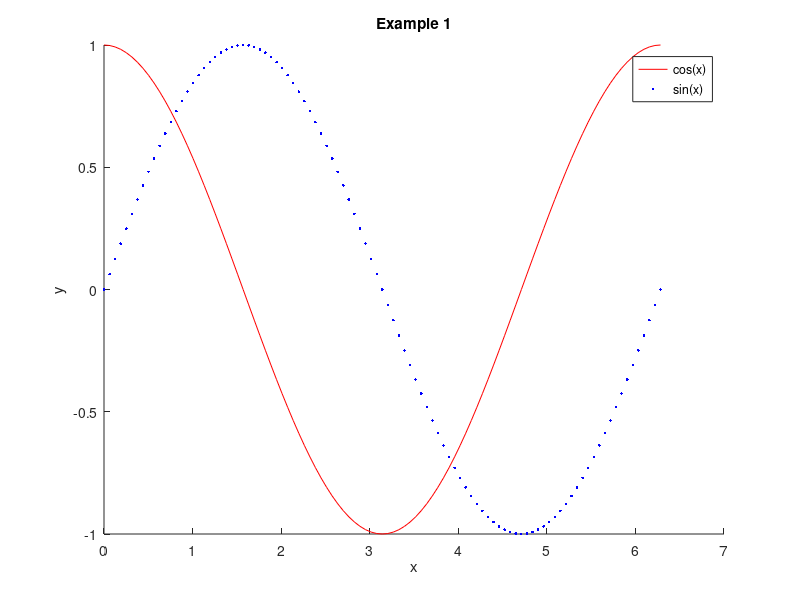
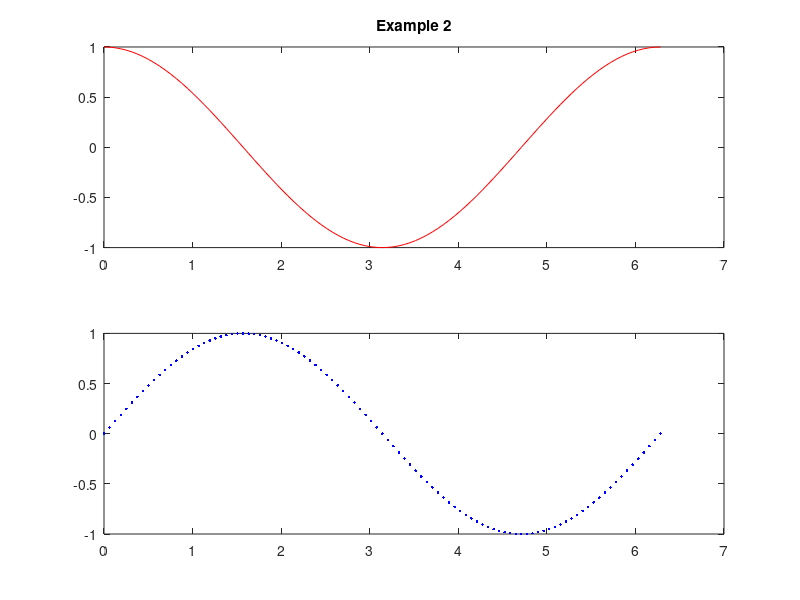
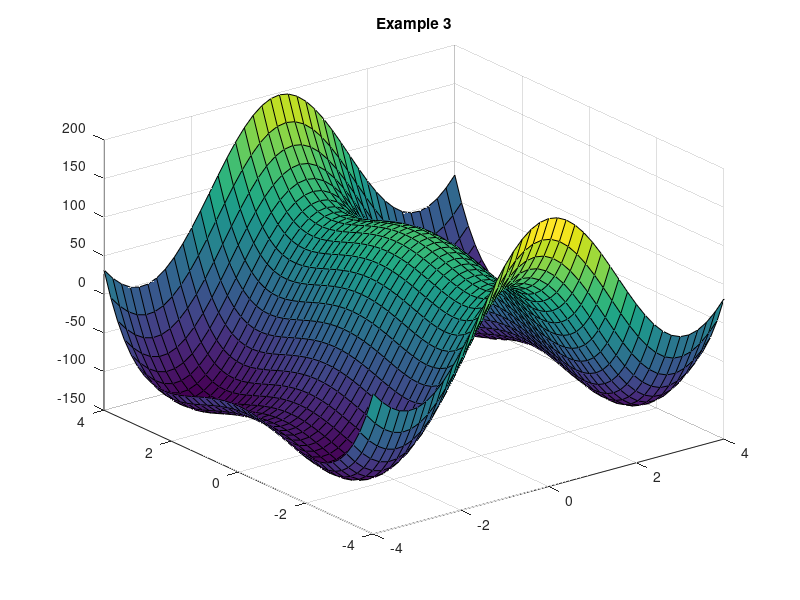

These figures' MATLAB source, in order:
                                                                                 % import numpy as np
                                                                                 % import matplotlib.pyplot as plt
                                                                                 % 
%=============================================================================   % #=============================================================================
% Basic linear algebra operations                                                % # Basic linear algebra operations
%=============================================================================   % #=============================================================================
                                                                                 % 
% Defining matrices                                                              % # Defining matrices
                                                                                 % 
A = rand(3, 2); % 3x2 random matrix                                              % A = np.random.rand(3, 2) # 3x2 random matrix
disp("A =");                                                                     % print("A =\n" + str(A))
disp(A);                                                                         % 
                                                                                 % 
B = [4, -3, 1; 9, 3, 2; -1, 0, 6]; % 3x3 matrix defined elementwise              % B = np.array([[4, -3, 1], [9, 3, 2], [-1, 0, 6]]) # 3x3 mat def elementwise
disp("\nB =");                                                                   % print("\nB =\n" + str(B))
disp(B);                                                                         % 
                                                                                 % 
C = eye(2); % 2x2 identity matrix                                                % C = np.eye(2) # 2x2 identity matrix
disp("\nC =");                                                                   % print("\nC =\n" + str(C))
disp(C);                                                                         % 
                                                                                 % 
D = zeros(3, 3); % 3x3 matrix filled using a loop                                % D = np.zeros((3, 3)) # 3x3 matrix filled using a loop
for i = 1:3                                                                      % for i in range(3):
    for j = 1:3                                                                  %     for j in range(3):
        D(i,j) = 3*(i-1) + j; % Note that MATLAB indices begin at 1              %         D[i][j] = 3*i + j + 1 # Note that Python indices begin at 0
    end                                                                          % print("\nD =\n" + str(D))
end                                                                              % 
disp("\nD =");                                                                   % 
disp(D);                                                                         % 
                                                                                 % 
E = [A B; C A']; % 5x5 matrix defined as a block matrix                          % E = np.block([[A, B], [C, A.T]]) # 5x5 matrix defined as a block matrix
disp("\nE =");                                                                   % print("\nE =\n" + str(E))
disp(E);                                                                         % 
                                                                                 % 
% Basic matrix operations                                                        % # Basic matrix operations
                                                                                 % 
disp("\ndet(B) =");                                                              % print("\ndet(B) =")
disp(det(B)); % Matrix determinant                                               % print(np.linalg.det(B)) # Matrix determinant
                                                                                 % 
disp("\ninv(B) =");                                                              % print("\ninv(B) =")
disp(inv(B)); % Matrix inverse                                                   % print(np.linalg.inv(B)) # Matrix inverse
                                                                                 % 
disp("\nB' =");                                                                  % print("\nB' =")
disp(B'); % Matrix transpose                                                     % print(B.T) # Matrix transpose
                                                                                 % 
disp("\n3B =");                                                                  % print("\n3B =")
disp(3*B); % Scalar multiplication                                               % print(3*B) # Scalar multiplication
                                                                                 % 
disp("\nBD =");                                                                  % print("\nBD =")
disp(B*D); % Matrix-matrix product                                               % print(B@D) # Matrix-matrix product
                                                                                 % 
disp("\nB.D =");                                                                 % print("\nB.D =")
disp(B.*D); % Elementwise matrix-matrix product                                  % print(B*D) # Elementwise matrix-matrix product
                                                                                 % 
% Defining vectors                                                               % # Defining vectors
                                                                                 % 
% Note that vectors in MATLAB are just matrices for which one dimension is 1,    % # Note that NumPy does not distinguish between column and row vectors, so
% so all matrix functions work with vectors.                                     % # anything that specifically requires a column or row vector requires
                                                                                 % # first converting the vector into a 2D array.
                                                                                 % 
u = rand(3, 1); % 3x1 random vector                                              % u = np.random.rand(3) # Length 3 random vector
disp("\nu =");                                                                   % print("\nu =\n" + str(u))
disp(u);                                                                         % 
                                                                                 % 
v = [3; -4; 8; 0; -1; 2]; % 6x1 vector defined elementwise                       % v = np.array([3, -4, 8, 0, -1, 2]) # Length 6 vector defined elementwise
disp("\nv =");                                                                   % print("\nv =\n" + str(v))
disp(v);                                                                         % 
                                                                                 % 
w = zeros(5, 1); % Redefining a range of vector values                           % w = np.zeros(5) # Redefining a range of vector values
w(2:4) = 1;                                                                      % w[1:4] = 1
disp("\nw =");                                                                   % print("\nw =\n" + str(w))
disp(w);                                                                         % 
                                                                                 % 
x = linspace(0, 2*pi, 101); % Row vector of equally-spaced values on [0,2pi]     % x = np.linspace(0, 2*np.pi, 101) # Vector of equally-spaced values on [0,2pi]
disp("\nx =");                                                                   % print("\nx =\n" + str(x[:11]) + "\n...\n" + str(x[-10:]))
disp(x(1:10));                                                                   % 
disp("...");                                                                     % 
disp(x(end-10:end));                                                             % 
                                                                                 % 
y = (10:-2:0)'; % Column vector of values defined by a range                     % y = np.array([i for i in range(10, -2, -2)]) # Values defined by a range
disp("\ny =");                                                                   % print("\ny =\n" + str(y))
disp(y);                                                                         % 
                                                                                 % 
% Basic vector operations                                                        % # Basic vector operations
                                                                                 % 
disp("\n2v =");                                                                  % print("\n2v =")
disp(2*v); % Scalar multiplication                                               % print(2*v) # Scalar multiplication
                                                                                 % 
disp("\nv'y =");                                                                 % print("\nv'y =")
disp(v'*y); % Inner product                                                      % print(np.inner(v, y)) # Inner product
                                                                                 % 
disp("\nvy' =");                                                                 % print("\nvy' =")
disp(v*y'); % Outer product                                                      % print(np.outer(v, y)) # Outer product
                                                                                 % 
disp("\nv.y =");                                                                 % print("\nv.y =")
disp(v.*y); % Elementwise vector-vector product                                  % print(v*y) # Elementwise vector-vector product
                                                                                 % 
disp("\nmin(v) =");                                                              % print("\nmin(v) =")
disp(min(v)); % Minimum value                                                    % print(min(v)) # Minimum value
                                                                                 % 
disp("\nmax(v) =");                                                              % print("\nmax(v) =")
disp(max(v)); % Maximum value                                                    % print(max(v)) # Maximum value
                                                                                 % 
disp("\nmean(v) =");                                                             % print("\nmean(v) =")
disp(mean(v)); % Average value                                                   % print(np.mean(v)) # Average value
                                                                                 % 
disp("\n||v||_2 =");                                                             % print("\n||v||_2 =")
disp(norm(v)); % Euclidean norm                                                  % print(np.linalg.norm(v)) # Euclidean norm
                                                                                 % 
disp("\n||v||_1 =");                                                             % print("\n||v||_1 =")
disp(norm(v, 1)); % Taxicab norm                                                 % print(np.linalg.norm(v, 1)) # Taxicab norm
                                                                                 % 
disp("\n||v||_inf =");                                                           % print("\n||v||_inf =")
disp(norm(v, Inf)); % Chebyshev norm                                             % print(np.linalg.norm(v, np.inf)) # Chebyshev norm
                                                                                 % 
% Eigenvalues                                                                    % # Eigenvalues
                                                                                 % 
% Note that MATLAB's eig() function can return either a vector of eigenvalues    % # Note that NumPy's eig() function always returns two arrays: A 2D array of
% or matrices of eigenvalues and eigenvectors depending on whether the output    % # eigenvectors, and a 1D array of eigenvalues, respectively. The separate
% is assigned to a single variable or a vector of two variables.                 % # eigvals() function returns only the eigenvalues.
                                                                                 % 
ew = eig(B); % Vector of eigenvalues                                             % ew = np.linalg.eigvals(B) # Vector of eigenvalues
disp("\nEigenvalues of B:");                                                     % print("\nEigenvalues of B:\n" + str(ew))
disp(ew);                                                                        % 
                                                                                 % 
[ev, ew] = eig(B); % Matrices of eigenvalues and eigenvectors                    % ew, ev = np.linalg.eig(B) # Matrices of eigenvalues and eigenvectors
disp("\nEigenvectors of B:");                                                    % print("\nEigenvectors of B:\n" + str(ev))
disp(ev);                                                                        % 
                                                                                 % 
disp("\nX Lambda X^(-1) =");                                                     % print("\nX Lambda X^(-1) =")
disp(ev*ew*inv(ev)); % Demonstrating the eigendecomposition of B                 % print(ev @ np.diag(ew) @ np.linalg.inv(ev)) # Eigendecomposition of B
                                                                                 % 
% Linear systems                                                                 % # Linear systems
                                                                                 % 
v = v(1:3);                                                                      % v = v[:3]
z = B \ v; % Solve the linear system Bz = v                                      % z = np.linalg.solve(B, v) # Solve the linear system Bz = v
disp("\nz =");                                                                   % print("\nz =\n" + str(z))
disp(z);                                                                         % 
                                                                                 % 
disp("\nBz =");                                                                  % print("\nBz =")
disp(B*z); % Matrix-vector product                                               % print(B@z) # Matrix-vector product
                                                                                 % 
%=============================================================================   % #=============================================================================
% Basic programming structures                                                   % # Basic programming structures
%=============================================================================   % #=============================================================================
                                                                                 % 
% Conditionals                                                                   % # Conditionals
                                                                                 % 
if det(B) > 0                                                                    % if np.linalg.det(B) > 0:
    disp("\ndet(B) is positive");                                                %     print("\ndet(B) is positive")
elseif det(B) < 0                                                                % elif np.linalg.det(B) < 0:
    disp("\ndet(B) is negative");                                                %     print("\ndet(B) is negative")
else                                                                             % else:
    disp("\ndet(B) is zero");                                                    %     print("\ndet(B) is zero")
end                                                                              % 
                                                                                 % 
% For loops                                                                      % # For loops
                                                                                 % 
s = zeros(1, 10);                                                                % s = np.zeros(10)
for i = 1:length(s)                                                              % for i in range(len(s)):
    s(i) = sqrt(i); % Square root                                                %     s[i] = np.sqrt(i+1) # Square root
end                                                                              % print("\ns =\n" + str(s))
disp("\ns =");                                                                   % 
disp(s);                                                                         % 
                                                                                 % 
% While loops                                                                    % # While loops
                                                                                 % 
p = 0;                                                                           % p = 0
while 2^p < 1000                                                                 % while 2**p < 1000:
    p += 1; % Combined assignment                                                %     p += 1 # Combined assignment
end                                                                              % print("\np =\n" + str(p))
disp("\np =");                                                                   % 
disp(p);                                                                         % 
                                                                                 % 
% Functions                                                                      % # Functions
                                                                                 % 
function out = square(x)                                                         % def square(x):
    out = x.^2;                                                                  %     return x**2
end                                                                              % 
                                                                                 % print("\nsquare(y) =\n" + str(square(y)))
disp("\nsquare(y) =");                                                           % 
disp(square(y));                                                                 % 
                                                                                 % 
%=============================================================================   % #=============================================================================
% Basic plotting                                                                 % # Basic plotting
%=============================================================================   % #=============================================================================
                                                                                 % 
% Single 2D plot                                                                 % # Single 2D plot
                                                                                 % 
% In MATLAB, multiple series can be plotted on the same axis either by passing   % # In Pyplot, multiple series can be plotted on the same axis either by passing
% all of them to the plot() function, or by toggling 'hold' to 'on' and then     % # all of them to the plot() function, or plotting them separately before using
% plotting them separately.                                                      % # the show() function.
% Series labels in the legend are most easily added by specifying them, in       % # Series labels in the legend are most easily added by defining them in the
% order, in the legend() function.                                               % # 'label' keyword argument of the respective plot() function before calling the
                                                                                 % # legend() function.
                                                                                 % 
y1 = cos(x); % Generate function values on [0,2pi]                               % y1 = np.cos(x) # Generate function values on [0,2pi]
y2 = sin(x);                                                                     % y2 = np.sin(x)
                                                                                 % 
figure % Create a new figure window                                              % plt.figure() # Create a new figure window
hold on % Turn hold on to collect multiple plots in the same figure              % 
plot(x, y1, 'r') % Plot a red solid line                                         % plt.plot(x, y1, 'r', label="cos(x)") # Plot a red solid line
plot(x, y2, 'b.') % Plot a blue dotted line                                      % plt.plot(x, y2, 'b.', label="sin(x)") # Plot a blue dotted line
title("Example 1") % Figure title                                                % plt.title("Example 1") # Figure title
xlabel("x") % x-axis label                                                       % plt.xlabel("x") # x-axis label
ylabel("y") % y-axis label                                                       % plt.ylabel("y") # y-axis label
legend("cos(x)", "sin(x)") % Plot legend                                         % plt.legend() # Plot legend (automatically adopts legend keywords from plots)
hold off                                                                         % 
                                                                                 % 
% Stacked 2D plots                                                               % # Stacked 2D plots
                                                                                 % 
figure                                                                           % plt.figure()
subplot(2, 1, 1) % Target first tile in a 2x1 layout                             % plt.subplot(2, 1, 1) # Target first tile in a 2x1 layout
plot(x, y1, 'r') % Plot first function                                           % plt.plot(x, y1, 'r') # Plot first function
title("Example 2") % Add title above first subplot                               % plt.title("Example 2") # Add title above first subplot
subplot(2, 1, 2) % Target second tile in a 2x1 layout                            % plt.subplot(2, 1, 2) # Target second tile in a 2x1 layout
plot(x, y2, 'b.') % Plot second function                                         % plt.plot(x, y2, 'b.') # Plot second function
                                                                                 % 
% 3D surface plots                                                               % # 3D surface plots
                                                                                 % 
% Surface plots are usually generated with the help of MATLAB's meshgrid()       % # Surface plots are usually generated with the help of NumPy's meshgrid()
% function, which returns a pair of matrices: One whose rows are identical       % # function, which returns a pair of matrices: One whose rows are identical
% copies of the x-values, and one whose columns are identical copies of the      % # copies of the x-values, and one whose columns are identical copies of the
% y-values. The mesh of z-coordinates can then be computed by evaluating an      % # y-values. The mesh of z-coordinates can then be computed by evaluating an
% elementwise function with these two matrices as the x- and y-values.           % # elementwise function with these two matrices as the x- and y-values.
                                                                                 % 
[X, Y] = meshgrid(linspace(-4,4,41), linspace(-4,4,41)); % Generate grids        % [X, Y] = np.meshgrid(np.linspace(-4,4,41), np.linspace(-4,4,41)) # Grids
                                                                                 % 
function z = f(x, y) % Define a function for the surface                         % def f(x, y): # Define a function for the surface
    z = 100*cos(x) + 1 - 10*y.^2 + y.^4;                                         %     return 100*np.cos(x) + 1 - 10*y**2 + y**4
end                                                                              % 
                                                                                 % 
Z = f(X, Y); % Generate z-coordinates                                            % Z = f(X, Y) # Generate z-coordinates
                                                                                 % 
figure                                                                           % plt.figure()
                                                                                 % ax = plt.axes(projection='3d') # Get handle for 3D axis in current figure
surf(X, Y, Z) % Surface plot                                                     % ax.plot_surface(X, Y, Z) # Surface plot
title("Example 3")                                                               % plt.title("Example 3")
                                                                                 % 
                                                                                 % plt.show() # Show all generated figures